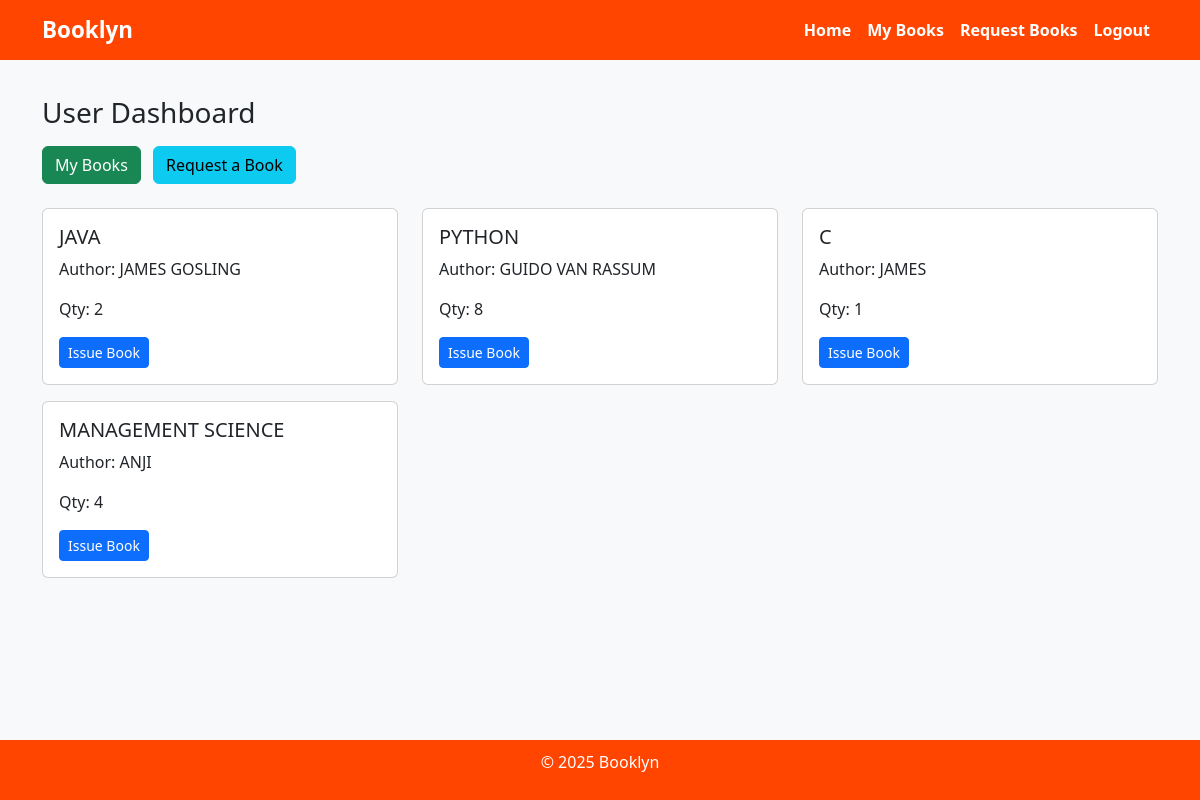
The page /user/dashboard (signed in) on the database its author committed.
### tables this page shows
CREATE TABLE books (
            id INTEGER PRIMARY KEY AUTOINCREMENT,
            title TEXT NOT NULL,
            author TEXT NOT NULL,
            category TEXT,
            quantity INTEGER DEFAULT 1,
            added_date TEXT
        );

### app.py (the view)
@app.route("/user/dashboard")
def user_dashboard():
    if session.get("role") != "user":
        return redirect(url_for("login"))
    conn = sqlite3.connect(DB_PATH)
    cursor = conn.cursor()
    cursor.execute("SELECT * FROM books")
    books = cursor.fetchall()
    conn.close()
    return render_template("user/user_dashboard.html", books=books)

### templates/user/user_dashboard.html
{% extends "base.html" %}
{% block content %}
<h3 class="mb-3">User Dashboard</h3>
<div class="mb-4">
    <a href="{{ url_for('my_books') }}" class="btn btn-success me-2">My Books</a>
    <a href="{{ url_for('request_book') }}" class="btn btn-info">Request a Book</a>
</div>
<div class="row">
    {% for book in books %}
    <div class="col-md-4">
        <div class="card mb-3">
            <div class="card-body">
                <h5 class="card-title">{{ book[1] }}</h5>
                <p class="card-text">Author: {{ book[2] }}</p>
                <p class="card-text">Qty: {{ book[4] }}</p>
                {% if book[4] > 0 %}
                <a href="{{ url_for('issue_book', book_id=book[0]) }}" class="btn btn-primary btn-sm">Issue Book</a>
                {% else %}
                <button class="btn btn-secondary btn-sm" disabled>Not Available</button>
                {% endif %}
            </div>
        </div>
    </div>
    {% endfor %}
</div>
{% endblock %}

### templates/base.html (style rules this page uses)
body { background-color: #f8f9fa; min-height: 100vh; display: flex; flex-direction: column; }

### rows shown on the page
books: title "JAVA", author "JAMES GOSLING", quantity "2"
books: title "PYTHON", author "GUIDO VAN RASSUM", quantity "8"
books: title "C", author "JAMES", quantity "1"
books: title "MANAGEMENT SCIENCE", author "ANJI", quantity "4"
